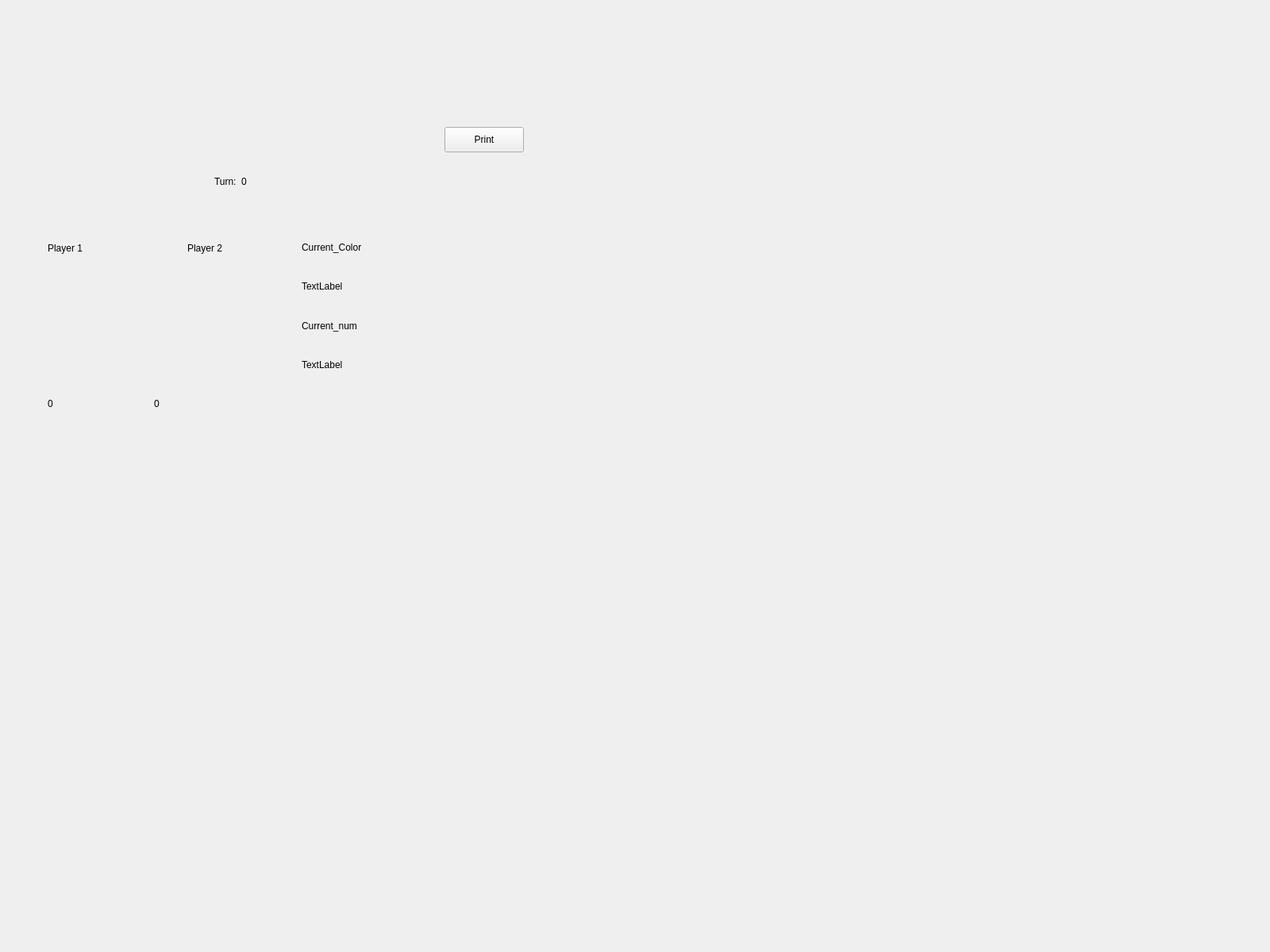
<?xml version="1.0" encoding="UTF-8"?>
<ui version="4.0">
 <class>Deck</class>
 <widget class="QWidget" name="Deck">
  <property name="geometry">
   <rect>
    <x>0</x>
    <y>0</y>
    <width>1600</width>
    <height>1200</height>
   </rect>
  </property>
  <property name="windowTitle">
   <string>Form</string>
  </property>
  <widget class="QLabel" name="label">
   <property name="geometry">
    <rect>
     <x>800</x>
     <y>50</y>
     <width>701</width>
     <height>191</height>
    </rect>
   </property>
   <property name="text">
    <string/>
   </property>
   <property name="pixmap">
    <pixmap resource="Resources.qrc">:/basic/resources/basic/slogan.png</pixmap>
   </property>
  </widget>
  <widget class="QPushButton" name="pushButton">
   <property name="geometry">
    <rect>
     <x>560</x>
     <y>160</y>
     <width>100</width>
     <height>32</height>
    </rect>
   </property>
   <property name="text">
    <string>Print</string>
   </property>
  </widget>
  <widget class="QWidget" name="layoutWidget">
   <property name="geometry">
    <rect>
     <x>60</x>
     <y>300</y>
     <width>261</width>
     <height>181</height>
    </rect>
   </property>
   <layout class="QGridLayout" name="gridLayout">
    <item row="0" column="0" colspan="2">
     <widget class="QLabel" name="label_2">
      <property name="text">
       <string>Player 1</string>
      </property>
     </widget>
    </item>
    <item row="0" column="2">
     <widget class="QLabel" name="label_3">
      <property name="text">
       <string>Player 2</string>
      </property>
     </widget>
    </item>
    <item row="2" column="0" colspan="2">
     <widget class="QLabel" name="label_1_2">
      <property name="text">
       <string/>
      </property>
     </widget>
    </item>
    <item row="2" column="2">
     <widget class="QLabel" name="label_2_2">
      <property name="text">
       <string/>
      </property>
     </widget>
    </item>
    <item row="3" column="0" colspan="2">
     <widget class="QLabel" name="label_1_3">
      <property name="text">
       <string/>
      </property>
     </widget>
    </item>
    <item row="3" column="2">
     <widget class="QLabel" name="label_2_3">
      <property name="text">
       <string/>
      </property>
     </widget>
    </item>
    <item row="4" column="0" colspan="2">
     <widget class="QLabel" name="label_1_4">
      <property name="text">
       <string/>
      </property>
     </widget>
    </item>
    <item row="4" column="2">
     <widget class="QLabel" name="label_2_4">
      <property name="text">
       <string/>
      </property>
     </widget>
    </item>
    <item row="5" column="0" colspan="2">
     <widget class="QLabel" name="label_1_5">
      <property name="text">
       <string/>
      </property>
     </widget>
    </item>
    <item row="5" column="2">
     <widget class="QLabel" name="label_2_5">
      <property name="text">
       <string/>
      </property>
     </widget>
    </item>
    <item row="1" column="2">
     <widget class="QLabel" name="label_2_1">
      <property name="text">
       <string/>
      </property>
     </widget>
    </item>
    <item row="1" column="0" colspan="2">
     <widget class="QLabel" name="label_1_1">
      <property name="text">
       <string/>
      </property>
     </widget>
    </item>
   </layout>
  </widget>
  <widget class="QWidget" name="layoutWidget">
   <property name="geometry">
    <rect>
     <x>380</x>
     <y>290</y>
     <width>191</width>
     <height>191</height>
    </rect>
   </property>
   <layout class="QVBoxLayout" name="verticalLayout">
    <item>
     <widget class="QLabel" name="label_14">
      <property name="text">
       <string>Current_Color</string>
      </property>
     </widget>
    </item>
    <item>
     <widget class="QLabel" name="label_15">
      <property name="text">
       <string>TextLabel</string>
      </property>
     </widget>
    </item>
    <item>
     <widget class="QLabel" name="label_16">
      <property name="text">
       <string>Current_num</string>
      </property>
     </widget>
    </item>
    <item>
     <widget class="QLabel" name="label_17">
      <property name="text">
       <string>TextLabel</string>
      </property>
     </widget>
    </item>
   </layout>
  </widget>
  <widget class="QWidget" name="layoutWidget">
   <property name="geometry">
    <rect>
     <x>270</x>
     <y>220</y>
     <width>61</width>
     <height>18</height>
    </rect>
   </property>
   <layout class="QHBoxLayout" name="horizontalLayout">
    <item>
     <widget class="QLabel" name="label_4">
      <property name="text">
       <string>Turn:</string>
      </property>
     </widget>
    </item>
    <item>
     <widget class="QLabel" name="turn_label">
      <property name="text">
       <string>0</string>
      </property>
     </widget>
    </item>
   </layout>
  </widget>
  <widget class="QWidget" name="">
   <property name="geometry">
    <rect>
     <x>60</x>
     <y>500</y>
     <width>261</width>
     <height>18</height>
    </rect>
   </property>
   <layout class="QHBoxLayout" name="horizontalLayout_2">
    <item>
     <widget class="QLabel" name="score_1">
      <property name="text">
       <string>0</string>
      </property>
     </widget>
    </item>
    <item>
     <widget class="QLabel" name="score_2">
      <property name="text">
       <string>0</string>
      </property>
     </widget>
    </item>
   </layout>
  </widget>
 </widget>
 <resources>
  <include location="Resources.qrc"/>
 </resources>
 <connections/>
</ui>
